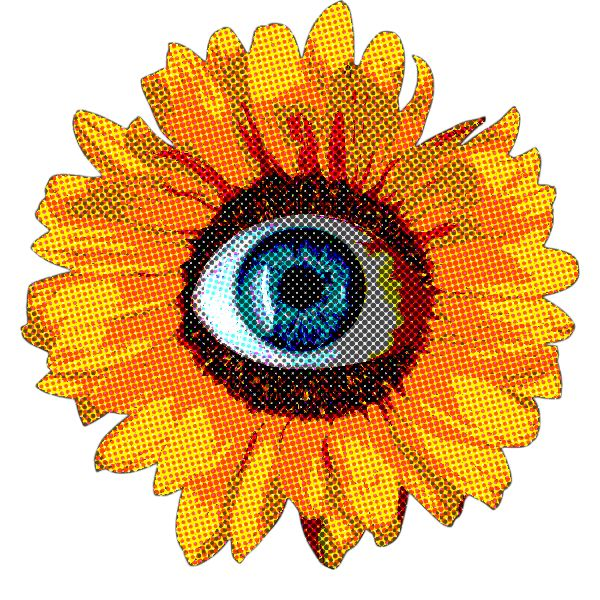
#> input picture studio/signal/art/sunflower-reference.jpg, 600 x 600 px; its folder holds 5 pictures in this run
$ python cut.py
#> lines starting #> are read from the running program, lines starting #| are printed output that depends on the picture; after the words box and inside, x2 and y2 are one past the last pixel; in counts of white or black regions, pixels touching at a corner belong together
# /// script
# requires-python = ">=3.11"
# dependencies = ["numpy", "pillow>=11.3", "scipy"]
# ///
"""Cuts two of the signal's lamps out of their references, for studio/signal/render.py to lay in the housing:

    uv run studio/signal/cut.py

The sunflower with an eye for a heart is already a halftone print, on white. Its dots are taken out with a blur
before it is cut, since print.py screens the whole picture again and two screens over each other beat into a moire.
It is cut from its paper by the white that reaches in from the edges, so the white of the eye stays.

The Victoria lily pad is a painted plate on cream paper. It is cut as the round of everything that is not paper.

Writes studio/signal/art/sunflower.png and lily.png, square, with the flower filling the square.
"""

import os

import numpy as np
from PIL import Image
from scipy import ndimage

ART = os.path.join(os.path.dirname(os.path.abspath(__file__)), "art")


def load(name):
#> called with name = 'sunflower-reference.jpg'
    return np.asarray(Image.open(os.path.join(ART, name)).convert("RGB"), dtype=np.float32) / 255


def save(rgb, alpha, name):
    ys, xs = np.nonzero(alpha > 0.5)
    cy, cx = (ys.min() + ys.max()) / 2, (xs.min() + xs.max()) / 2
    half = int(max(ys.max() - ys.min(), xs.max() - xs.min()) / 2) + 4
    pad = half + 4
    rgba = np.dstack([rgb, alpha])
    rgba = np.pad(rgba, ((pad, pad), (pad, pad), (0, 0)))
    y0, x0 = int(cy) + pad - half, int(cx) + pad - half
    square = rgba[y0 : y0 + 2 * half, x0 : x0 + 2 * half]
    Image.fromarray((np.clip(square, 0, 1) * 255).astype(np.uint8), "RGBA").save(os.path.join(ART, name))


def sunflower():
    rgb = load("sunflower-reference.jpg")
    # The screen's pitch is about five pixels; a blur of that width leaves the tone and the drawing.
    soft = ndimage.gaussian_filter(rgb, sigma=(2.2, 2.2, 0))
    paper = soft.min(axis=2) > 0.86
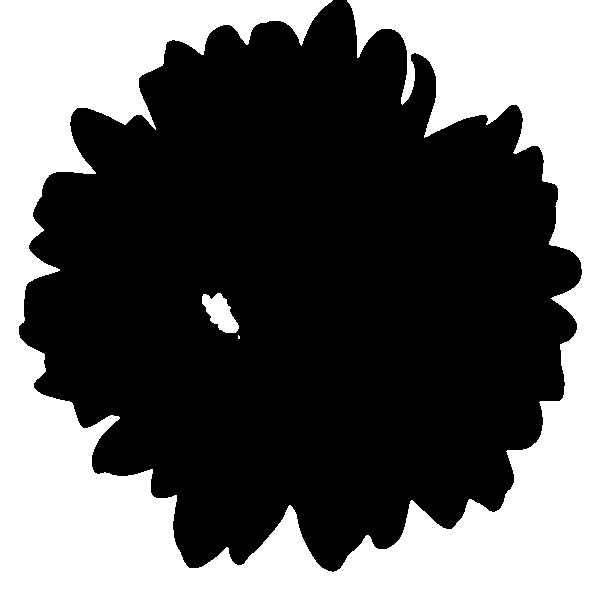
#> paper: shape (600, 600) bool; 38.4% white; 3 white regions (1 under 20 px), largest, box (x1, y1, x2, y2) and area: (0, 0, 600, 600) 137310, (202, 293, 239, 333) 854
    labels, _ = ndimage.label(paper)
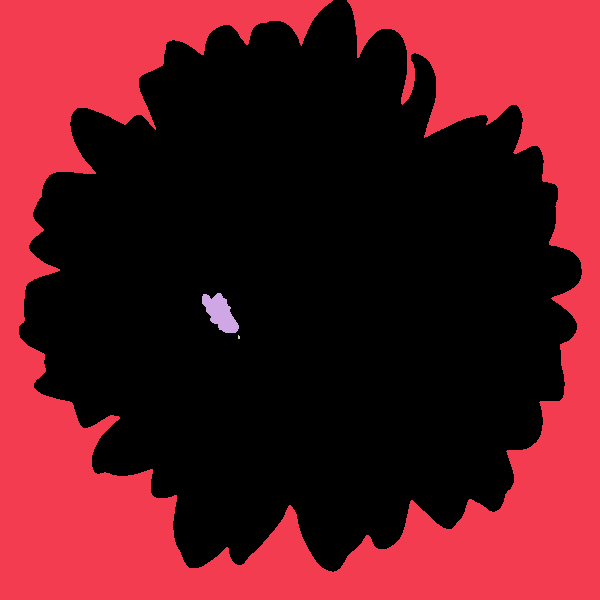
#> labels: shape (600, 600) int32; 4 distinct labels, from 0 to 3; one colour per label, 0 black
    edge = np.unique(np.concatenate([labels[0], labels[-1], labels[:, 0], labels[:, -1]]))
#> edge = [0, 1]
    outside = np.isin(labels, edge[edge > 0])
#> outside: shape (600, 600) bool; 38.1% white; 1 white region, box (x1, y1, x2, y2) and area: (0, 0, 600, 600) 137310
    inside = ndimage.binary_fill_holes(~outside)
    inside = ndimage.binary_opening(inside, iterations=2)
#> inside: shape (600, 600) bool; 61.9% white; 1 black region, box (x1, y1, x2, y2) and area: (0, 0, 600, 600) 137329
    alpha = ndimage.gaussian_filter(ndimage.binary_erosion(inside, iterations=3).astype(np.float32), 0.8)
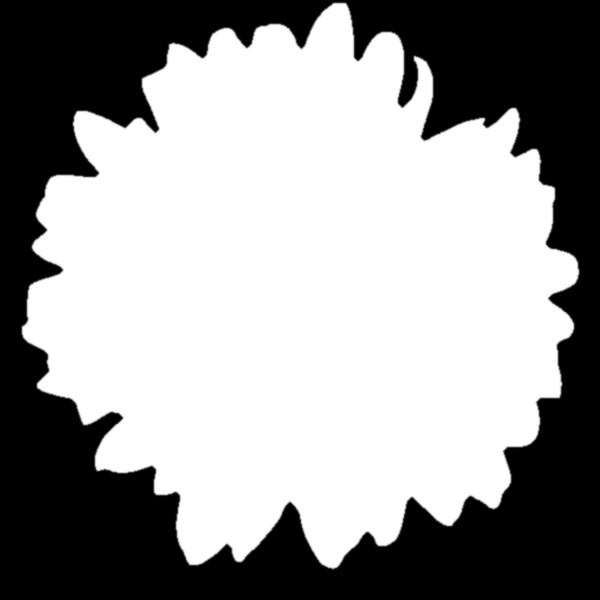
#> alpha: shape (600, 600) float32; min 0, max 1, mean 0.598
    save(soft, alpha, "sunflower.png")
#> in save, `cy, cx = (ys.min() + ys.max()) / 2, (xs.min() + xs.max()) / 2`: cy = 285.5; cx = 300
#> in save, `half = int(max(ys.max() - ys.min(), xs.max() - xs.min()) / 2) + 4`: half = 286
#> in save, `pad = half + 4`: pad = 290
#> in save, `y0, x0 = int(cy) + pad - half, int(cx) + pad - half`: y0 = 289; x0 = 304


def lily():
    rgb = load("lily-reference.jpg")
#> call 2 of load, with name = 'lily-reference.jpg'
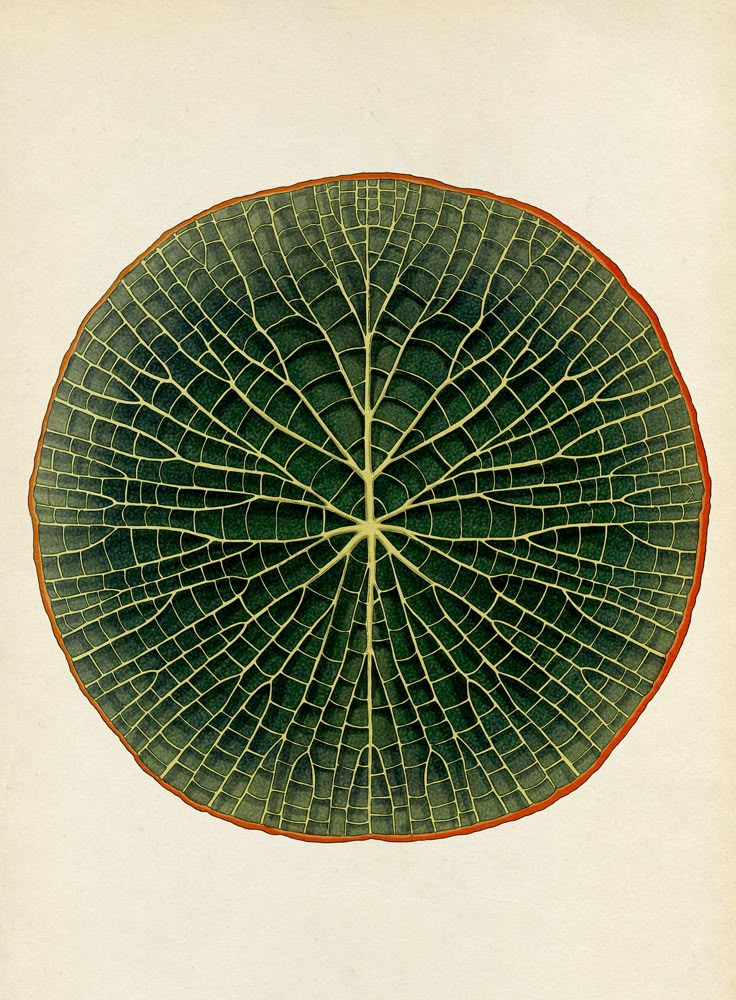
#> input picture studio/signal/art/lily-reference.jpg, 736 x 1000 px
    paper = np.array([0.93, 0.91, 0.86])
    away = np.abs(ndimage.gaussian_filter(rgb, sigma=(1.5, 1.5, 0)) - paper).max(axis=2) > 0.12
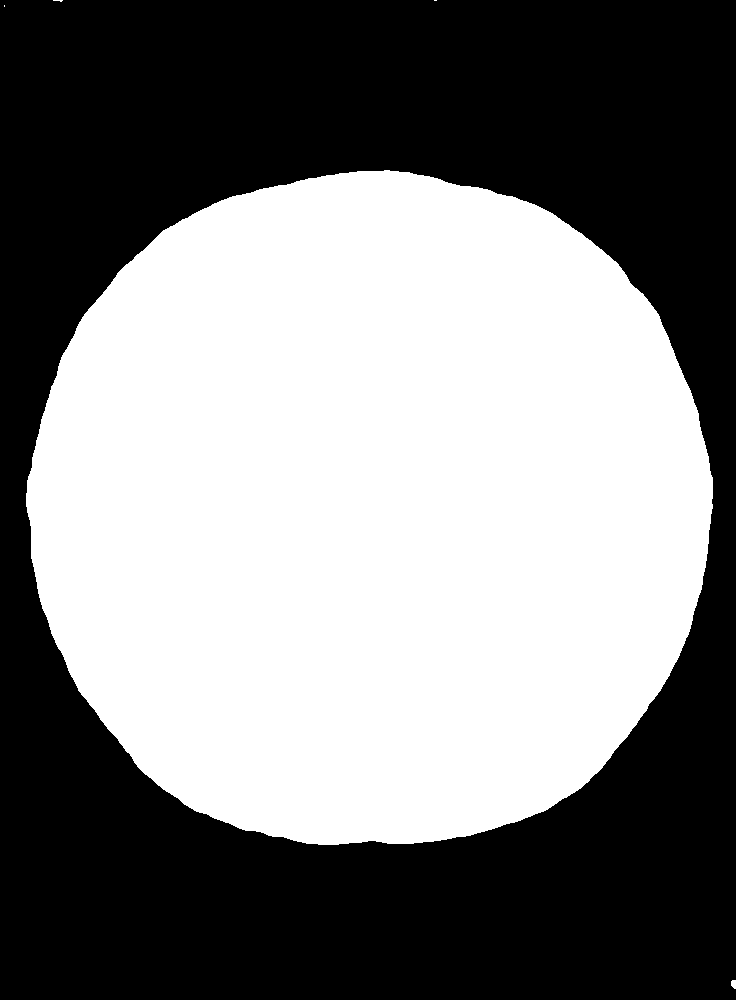
#> away: shape (1000, 736) bool; 50% white; 1 black region, box (x1, y1, x2, y2) and area: (0, 0, 736, 1000) 367682
    pad = ndimage.binary_fill_holes(ndimage.binary_opening(away, iterations=3))
#> pad: shape (1000, 736) bool; 50% white; 1 black region, box (x1, y1, x2, y2) and area: (0, 0, 736, 1000) 367745
    labels, count = ndimage.label(pad)
#> count = 1
    sizes = ndimage.sum(pad, labels, range(1, count + 1))
#> sizes = [368255]
    pad = labels == 1 + int(np.argmax(sizes))
    alpha = ndimage.gaussian_filter(ndimage.binary_erosion(pad, iterations=3).astype(np.float32), 0.8)
#> alpha: shape (1000, 736) float32
    save(rgb, alpha, "lily.png")
#> call 2 of save, with name = 'lily.png'
#> in save (call 2), `cy, cx = (ys.min() + ys.max()) / 2, (xs.min() + xs.max()) / 2`: cy = 507; cx = 369
#> in save (call 2), `half = int(max(ys.max() - ys.min(), xs.max() - xs.min()) / 2) + 4`: half = 344
#> in save (call 2), `pad = half + 4`: pad = 348
#> in save (call 2), `rgba = np.pad(rgba, ((pad, pad), (pad, pad), (0, 0)))`:
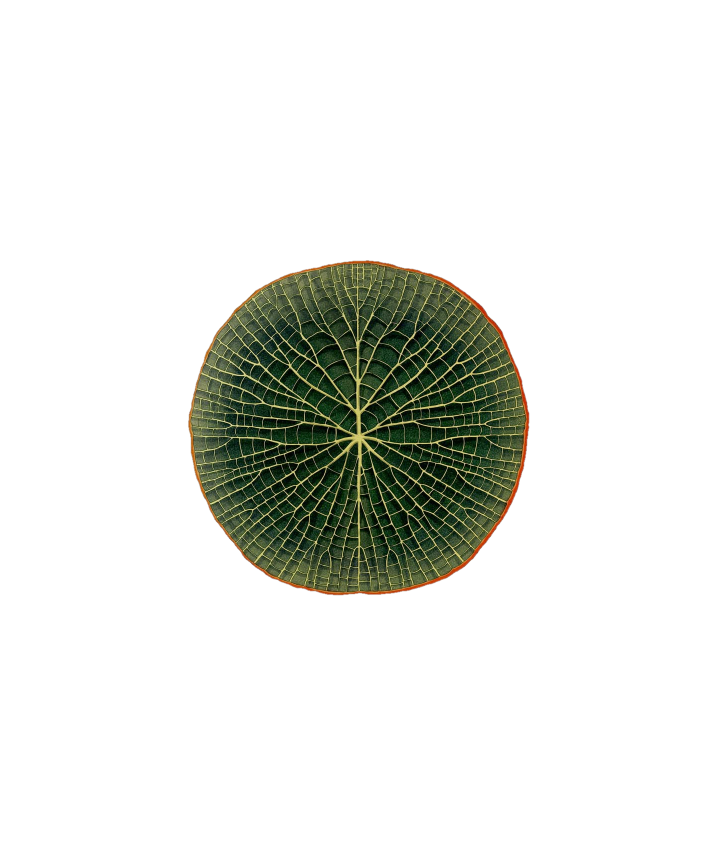
#> rgba: shape (1696, 1432, 4) float32 (shown at 1/2 size); mean R, G, B, A 0.182, 0.183, 0.152, 0.149; transparent parts drawn white
#> in save (call 2), `y0, x0 = int(cy) + pad - half, int(cx) + pad - half`: y0 = 511; x0 = 373
#> in save (call 2), `square = rgba[y0 : y0 + 2 * half, x0 : x0 + 2 * half]`:
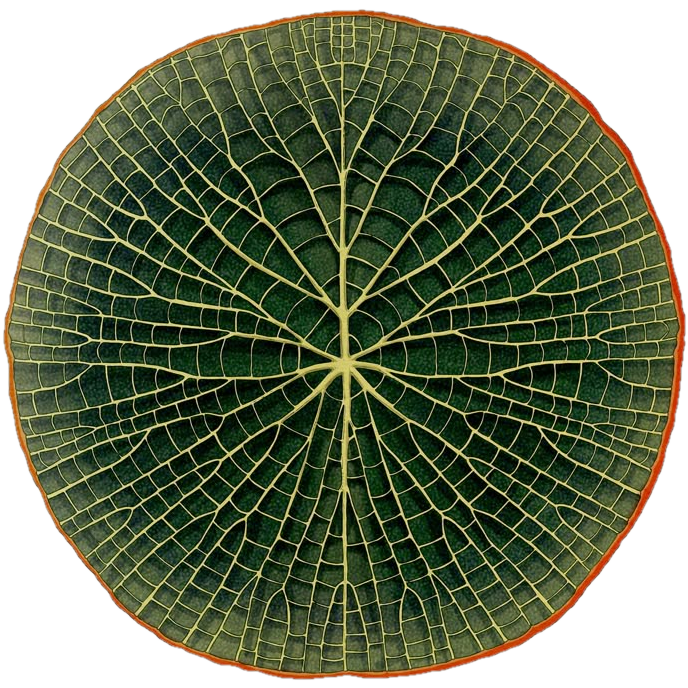
#> square: shape (688, 688, 4) float32; mean R, G, B, A 0.413, 0.442, 0.327, 0.766; transparent parts drawn white


sunflower()
lily()
